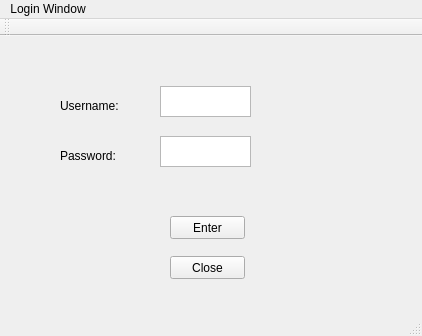
<?xml version="1.0" encoding="UTF-8"?>
<ui version="4.0">
 <class>loginWindow</class>
 <widget class="QMainWindow" name="loginWindow">
  <property name="geometry">
   <rect>
    <x>0</x>
    <y>0</y>
    <width>422</width>
    <height>336</height>
   </rect>
  </property>
  <property name="windowTitle">
   <string>loginWindow</string>
  </property>
  <widget class="QWidget" name="centralWidget">
   <widget class="QLabel" name="usernameLabel">
    <property name="geometry">
     <rect>
      <x>60</x>
      <y>60</y>
      <width>81</width>
      <height>20</height>
     </rect>
    </property>
    <property name="text">
     <string>Username:</string>
    </property>
   </widget>
   <widget class="QLabel" name="passwordLabel">
    <property name="geometry">
     <rect>
      <x>60</x>
      <y>110</y>
      <width>81</width>
      <height>20</height>
     </rect>
    </property>
    <property name="text">
     <string>Password:</string>
    </property>
   </widget>
   <widget class="QTextEdit" name="usernameInput">
    <property name="geometry">
     <rect>
      <x>160</x>
      <y>50</y>
      <width>91</width>
      <height>31</height>
     </rect>
    </property>
   </widget>
   <widget class="QTextEdit" name="passwordInput">
    <property name="geometry">
     <rect>
      <x>160</x>
      <y>100</y>
      <width>91</width>
      <height>31</height>
     </rect>
    </property>
   </widget>
   <widget class="QPushButton" name="loginButton">
    <property name="geometry">
     <rect>
      <x>170</x>
      <y>180</y>
      <width>75</width>
      <height>23</height>
     </rect>
    </property>
    <property name="text">
     <string>Enter</string>
    </property>
   </widget>
   <widget class="QLabel" name="errorMessage">
    <property name="geometry">
     <rect>
      <x>60</x>
      <y>140</y>
      <width>291</width>
      <height>20</height>
     </rect>
    </property>
    <property name="text">
     <string/>
    </property>
    <property name="alignment">
     <set>Qt::AlignCenter</set>
    </property>
   </widget>
   <widget class="QPushButton" name="closeWindow">
    <property name="geometry">
     <rect>
      <x>170</x>
      <y>220</y>
      <width>75</width>
      <height>23</height>
     </rect>
    </property>
    <property name="text">
     <string>Close</string>
    </property>
   </widget>
  </widget>
  <widget class="QMenuBar" name="menuBar">
   <property name="geometry">
    <rect>
     <x>0</x>
     <y>0</y>
     <width>422</width>
     <height>21</height>
    </rect>
   </property>
   <widget class="QMenu" name="menuLogin_Window">
    <property name="title">
     <string>Login Window</string>
    </property>
   </widget>
   <addaction name="menuLogin_Window"/>
  </widget>
  <widget class="QToolBar" name="mainToolBar">
   <attribute name="toolBarArea">
    <enum>TopToolBarArea</enum>
   </attribute>
   <attribute name="toolBarBreak">
    <bool>false</bool>
   </attribute>
  </widget>
  <widget class="QStatusBar" name="statusBar"/>
 </widget>
 <layoutdefault spacing="6" margin="11"/>
 <resources/>
 <connections/>
</ui>
